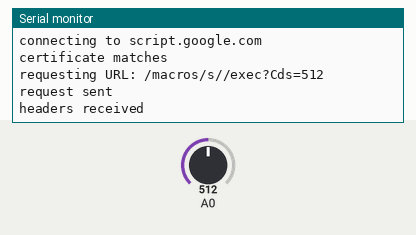
Bench run of a sketch on a simulated ESP8266 (NodeMCU). Shown: the last lines printed to the serial monitor. The inputs (shaded band) are chosen by the test bench; at power-on: A0 = 512. WiFi joins after 1.5 s; servers stay silent unless stated; uploads are accepted with an empty reply.

Above: at 2.7 s.
2.8 s: A0 set to 716
At 2.93 s:
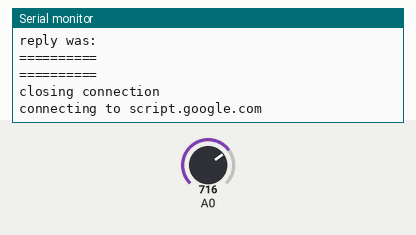
4.5 s: A0 set to 900
At 5.9 s:
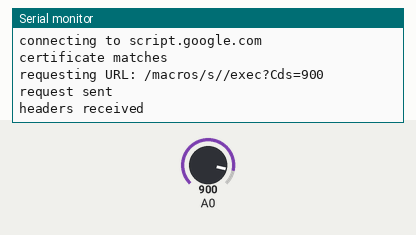
Timing chart, 0 to 7.5 s (numbered marks = the images above; inputs shaded):
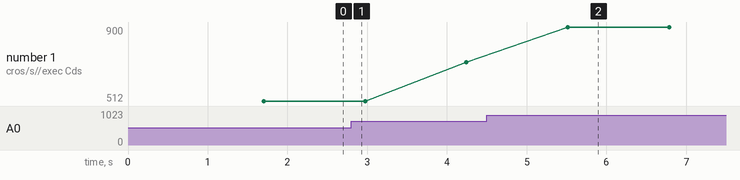

The sketch:

CDS_sketch.ino
```cpp
#include <ESP8266WiFi.h>
#include <WiFiClientSecure.h>

const char* ssid = "";    //your wifi network
const char* password = "";     //yout wifi pasword
const char* host = "script.google.com";
const int httpsPort = 443;

WiFiClientSecure client;

const char* fingerprint = "46 B2 C3 44 9C 59 09 8B 01 B6 F8 BD 4C FB 00 74 91 2F EF F6";
String GAS_ID = "";     //webapp id

void setup()
{

  Serial.begin(115200);
  Serial.println();

  Serial.print("connecting to ");
  Serial.println(ssid);
  WiFi.mode(WIFI_STA);
  WiFi.begin(ssid, password);
  while (WiFi.status() != WL_CONNECTED) {
    delay(500);
    Serial.print(".");
  }
  Serial.println("");
  Serial.println("WiFi connected");
  Serial.println("IP address: ");
  Serial.println(WiFi.localIP());

  client.setInsecure();
}

void loop()
{
  int Cds = analogRead(A0);

  sendData(Cds);
}

void sendData(int cds)
{
  Serial.print("connecting to ");
  Serial.println(host);
  if (!client.connect(host, httpsPort)) {
    Serial.println("connection failed");
    return;
  }

  if (client.verify(fingerprint, host)) {
  Serial.println("certificate matches");
  } else {
  Serial.println("certificate doesn't match");
  }
  String url = "/macros/s/" + GAS_ID + "/exec?Cds=" + cds;
  Serial.print("requesting URL: ");
  Serial.println(url);

  client.print(String("GET ") + url + " HTTP/1.1\r\n" +
         "Host: " + host + "\r\n" +
         "User-Agent: BuildFailureDetectorESP8266\r\n" +
         "Connection: close\r\n\r\n");

  Serial.println("request sent");
  while (client.connected()) {
  String line = client.readStringUntil('\n');
  if (line == "\r") {
    Serial.println("headers received");
    break;
  }
  }
  String line = client.readStringUntil('\n');
  if (line.startsWith("{\"state\":\"success\"")) {
  Serial.println("esp8266/Arduino CI successfull!");
  } else {
  Serial.println("esp8266/Arduino CI has failed");
  }
  Serial.println("reply was:");
  Serial.println("==========");
  Serial.println(line);
  Serial.println("==========");
  Serial.println("closing connection");
}
```

Measured:
- after the input at 4.5 s, the serial monitor: prints a new line after 1.0 s (image 2)
- plotted number 1: 512 → 716 after the input at 2.8 s, 716 → 900 after the input at 4.5 s
